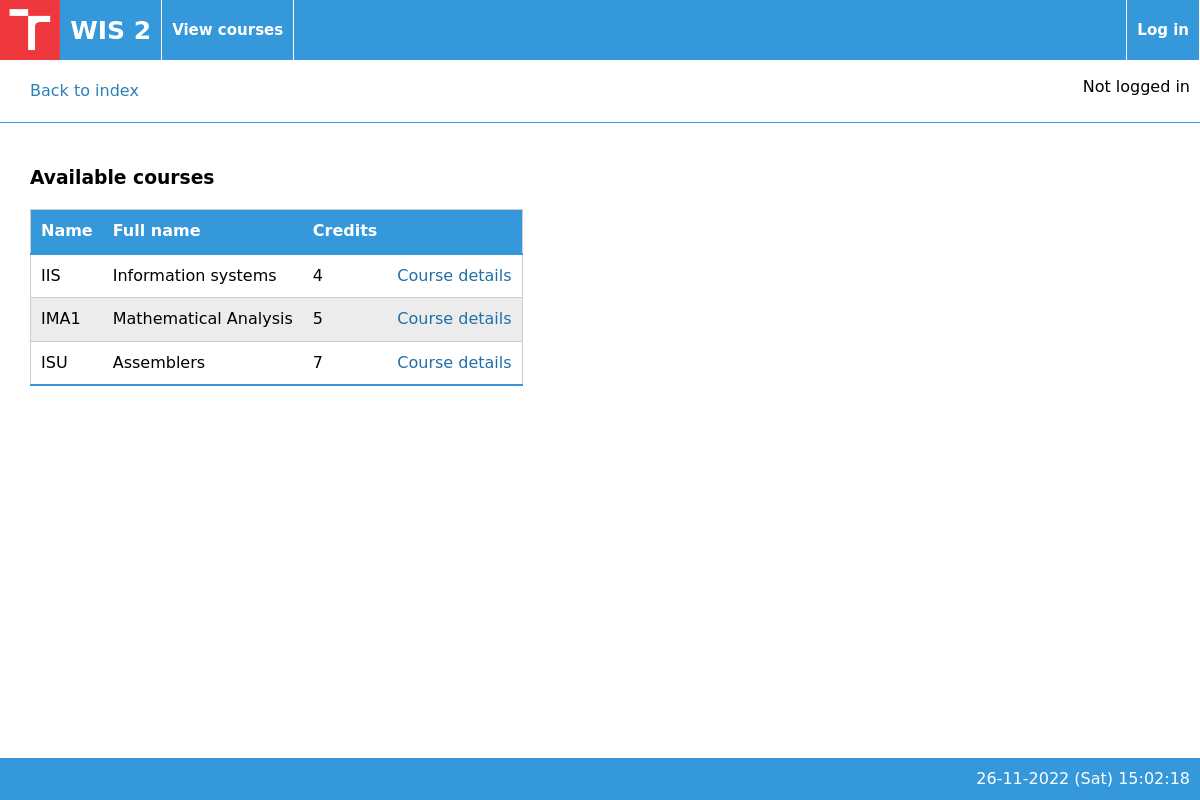
Page /www/html/viewcourses.php on the committed database.
### tables this page shows
CREATE TABLE Course (
    courseID INTEGER NOT NULL PRIMARY KEY AUTO_INCREMENT,
    courseName VARCHAR(128) UNIQUE NOT NULL,
    courseFullName VARCHAR(128),
    courseDescription TEXT,
    courseState INTEGER NOT NULL,
    courseCredits INTEGER,
    courseCapacity INTEGER,
    courseOpen BOOLEAN
);

### www/html/includes/authorization-inc.php (called while the page is built, shortened)
<?php
function is_logged_in() {
    return isset($GLOBALS['user']);
}

### www/html/includes/courses-inc.php (called while the page is built, shortened)
<?php
function getApprovedCourses() {
    $conn = $GLOBALS['conn'];
    $stmt = $conn->prepare("SELECT * FROM Course WHERE courseState = 10");
    $stmt->execute();
    return $stmt->fetchAll(PDO::FETCH_CLASS);
}
?>

### www/html/viewcourses.php (the view)
<?php
    require_once 'includes/authorization-inc.php';
?>
<!DOCTYPE html>
<html>
<?php
include_once 'templates/header.php';
include_once 'templates/navbar.php';
require_once 'includes/courses-inc.php';
?>
<div id="button_back" ><a href=index.php>Back to index</a></div><br/>
</section>
<div id="courses_unregistered">
<section class="section_table">
<h3>Available courses</h3>
<table>
    <thead>
        <tr>
            <th>Name</th>
            <th>Full name</th>
            <th>Credits</th>
            <th></th>
        </tr>
    </thead>
    <tbody>
    <?php
        $courses = getApprovedCourses();
        foreach ($courses as $course) {
            $courseURL = 'detailcourse.php?courseID='.$course->courseID;
            echo "<tr>";
            echo "<td>" . $course->courseName . "</td>";
            echo "<td>" . $course->courseFullName . "</td>";
            echo "<td>" . $course->courseCredits . "</td>";
            echo "<td><a href=\"$courseURL\">Course details</a></td>";
            echo "</tr>";
        }
    ?>
    </tbody>
</table>
</section>
</div>
<?php include_once 'templates/footer.php' ?>
</html>

### www/html/templates/header.php (shortened to what this page needs)
<html lang="cs">
<head>
    <link rel="stylesheet" href="css/style.css">
</head>
<body>

### www/html/templates/navbar.php (shortened to what this page needs)
<section class="section_navbar">
<?php
    require_once 'includes/authorization-inc.php';
    echo "<ul>
            <li>
                <a href=index.php id=\"logo\">
                    <img src=\"res/vut_logo.png\" alt=\"VUT logo\">
                    <h1>WIS 2</h1>
                </a>
            </li>";
    if (!is_logged_in()) {
        echo "<li><a href=viewcourses.php>View courses</a></li>";
    }
    echo "<li id=\"filler\">";
    if (is_logged_in()) {
        echo "<li><a href='logout.php'>Log out</a></li>\n";
    } else {
        echo "<li><a href='login.php'>Log in</a></li>\n";
    }
    echo "</ul>
        </section>
        <section id=\"back_login\">";
    if (is_logged_in()) {
        $username = $GLOBALS['user']->accountUsername;
        echo "<div id=\"uname_div\"><p id=\"username\">Logged in as $username</p></div>";
    }
    else {
        echo "<div id=\"uname_div\"><p id=\"username\">Not logged in</p></div>";
    }
?>

### www/html/templates/footer.php
<footer>
    <div>
        <?php
            $timestamp = time();
            $date_time = date("d-m-Y (D) H:i:s", $timestamp);
            echo "<div>";
            echo $date_time;
            echo "</div>";
        ?>
    </div>
</footer>
</body>
</html>

### www/html/css/style.css (style rules this page uses)
* { line-height: 1.4; font-family: Verdana, "DejaVu Sans", Arial, sans-serif; }
body { padding: 0; margin: 0; padding-bottom: 50px; }
h3 { margin-left: 30px; }
.section_navbar h1 { margin: 0; padding: 10px; background-color: #3498DB; font-size: 25px; color: #fff; }
.section_navbar ul li a { text-decoration: none; color: #fff; display: flex; align-items: center; max-height: 60px; width: auto; }
.section_navbar li { background-color: #3498DB; border-right: 1px solid white; font-size: 15px; margin: 0; font-weight: bold; display: flex; align-items: stretch; padding: 0 10px; max-height: 60px; }
.section_navbar li:first-child { padding: 0; width: auto; }
.section_navbar ul { display: flex; flex-flow: row nowrap; justify-content: flex-start; list-style-type: none; margin: 0; padding: 0; }
.section_navbar ul #filler { flex: 1 1 auto; }
.section_navbar #logo { display: grid; grid-template-columns: auto auto; }
.section_navbar #logo img { height: 60px; align-items: center; }
.section_navbar #logo h1 { display: flex; align-items: center; justify-content: center; white-space: nowrap; }
#back_login { display: grid; grid-template-columns: auto auto; grid-template-rows: auto; }
#uname_div { grid-column: 2; grid-row: 1; text-align: right; padding: 0 10px; border-bottom: #3498DB 1px solid; }
#button_back { grid-column: 1; grid-row: 1; border-bottom: #3498DB 1px solid; padding: 20px 0; }
#button_back a { color: #2980B9; text-decoration: none; padding: 30px; }
footer { background-color: #3498DB; color: #fff; padding: 10px; position: fixed; bottom: 0; right: 0; min-width: 100%; }
footer div { display: flex; align-items: center; justify-content: flex-end; }
.section_table { display: flex; align-items: flex-end; justify-content: flex-start; flex-direction: column; max-width: fit-content; }
.section_table h3 { align-self: flex-start; }
.section_table table { margin-left: 30px; border: #CCCCCC 1px solid; border-collapse: collapse; overflow: scroll; }
.section_table table thead { background-color: #3498DB; color: #fff; padding: 10px; text-align: center; }
.section_table table th { padding: 10px; text-align: left; }
.section_table table td { padding: 10px; text-align: left; }
.section_table a { text-decoration: none; color: black; transition: color 0.2s; }
.section_table table tr { border-bottom: #CCCCCC 1px solid; }
.section_table tr:last-child { border-bottom: #3498DB 2px solid; }
.section_table table tbody tr:nth-child(even) { background-color: #ECECEC; }
.section_table table tr td a { color: #1f70a6; }

### rows in the picture
course: courseName "IIS", courseFullName "Information systems", courseCredits "4"
course: courseName "IMA1", courseFullName "Mathematical Analysis", courseCredits "5"
course: courseName "ISU", courseFullName "Assemblers", courseCredits "7"

### other values in the picture
$date_time "26-11-2022 (Sat) 15:02:18"
